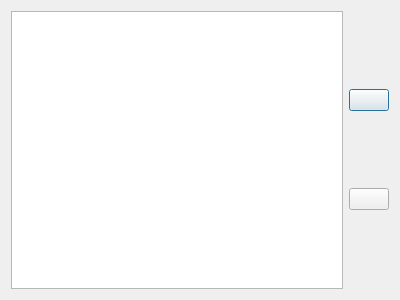
<?xml version="1.0" encoding="UTF-8"?>
<ui version="4.0">
 <class>LinkWindow</class>
 <widget class="QDialog">
  <property name="geometry">
   <rect>
    <x>0</x>
    <y>0</y>
    <width>400</width>
    <height>300</height>
   </rect>
  </property>
  <layout class="QHBoxLayout">
   <item>
    <widget class="QListWidget" name="linkList"/>
   </item>
   <item>
    <layout class="QVBoxLayout">
     <item>
      <spacer>
       <property name="orientation">
        <enum>Qt::Vertical</enum>
       </property>
      </spacer>
     </item>
     <item>
      <widget class="QPushButton" name="unlinkButton">
      </widget>
     </item>
     <item>
      <widget class="QPushButton" name="linkButton">
      </widget>
     </item>
     <item>
      <spacer>
       <property name="orientation">
        <enum>Qt::Vertical</enum>
       </property>
      </spacer>
     </item>
    </layout>
   </item>
  </layout>
 </widget>
 <resources/>
 <connections/>
</ui>
